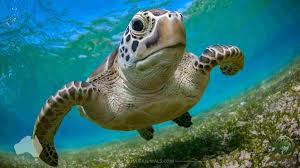
#> input picture turtle.jpg, 300 x 168 px, given in place of the camera
$ python live.py
#> lines starting #> are read from the running program, lines starting #| are printed output that depends on the picture; after the words box and inside, x2 and y2 are one past the last pixel; in counts of white or black regions, pixels touching at a corner belong together
import cv2
import numpy as np
from skimage.segmentation import slic
from skimage.color import label2rgb

def live_slic_with_contour_edges(camera_index=0, num_segments=200, compactness=5,
                                  canny_thresh1=50, canny_thresh2=150):
#> called with camera_index = 0, num_segments = 200, compactness = 5, canny_thresh1 = 50, canny_thresh2 = 150
    cap = cv2.VideoCapture(camera_index)
    if not cap.isOpened():
        print("Error: Could not open camera.")
        return

    print("Press 'q' to quit.")
    while True:
        ret, frame = cap.read()
#> frame is the input picture: shape (168, 300, 3); mean B, G, R 111.5, 114.5, 55.1
        if not ret:
            print("Error: Can't receive frame.")
            break

        frame = cv2.resize(frame, (640, 480))
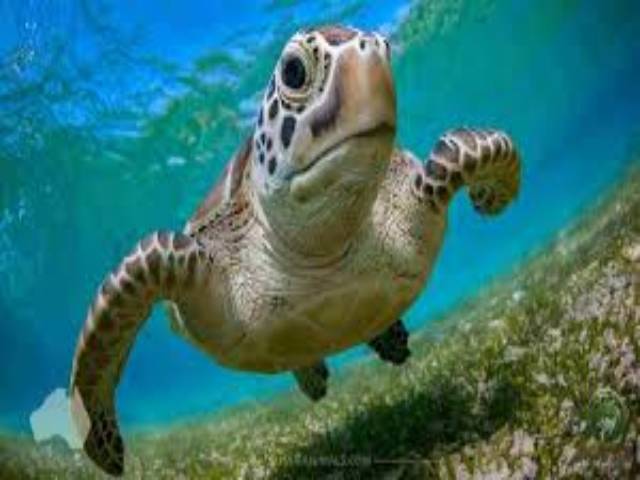
#> frame: shape (480, 640, 3); mean B, G, R 111.3, 114.4, 55
        frame_rgb = cv2.cvtColor(frame, cv2.COLOR_BGR2RGB)

        segments = slic(frame_rgb, n_segments=num_segments, compactness=compactness, start_label=1)
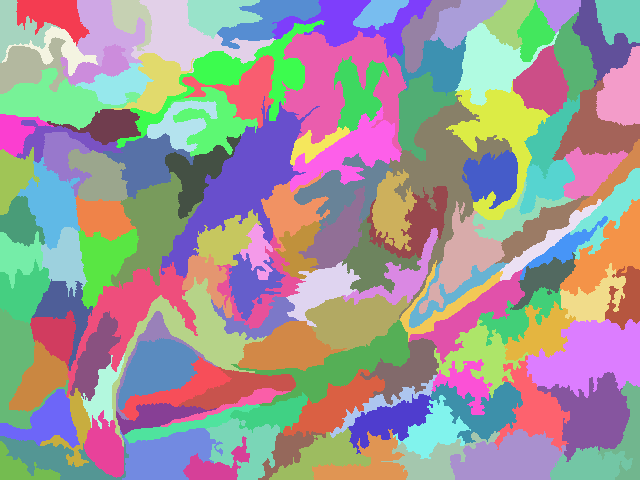
#> segments: shape (480, 640) int64; 136 distinct labels, from 1 to 136; one colour per label, 0 black
        segmented_img = label2rgb(segments, image=frame_rgb, kind='avg')
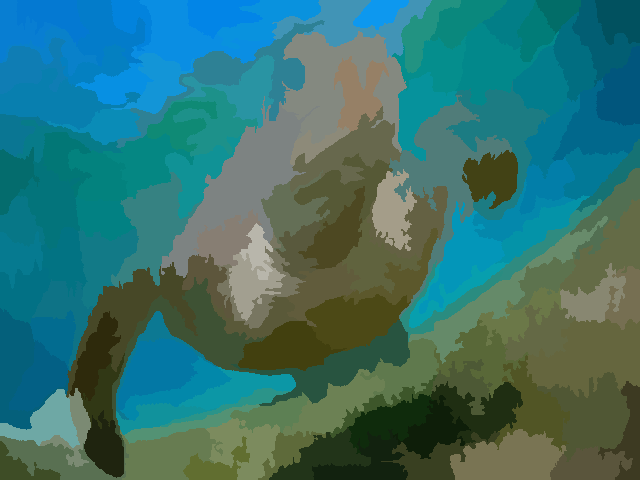
#> segmented_img: shape (480, 640, 3); mean R, G, B 54.5, 113.9, 110.8
        segmented_bgr = cv2.cvtColor(segmented_img, cv2.COLOR_RGB2BGR).astype(np.uint8)
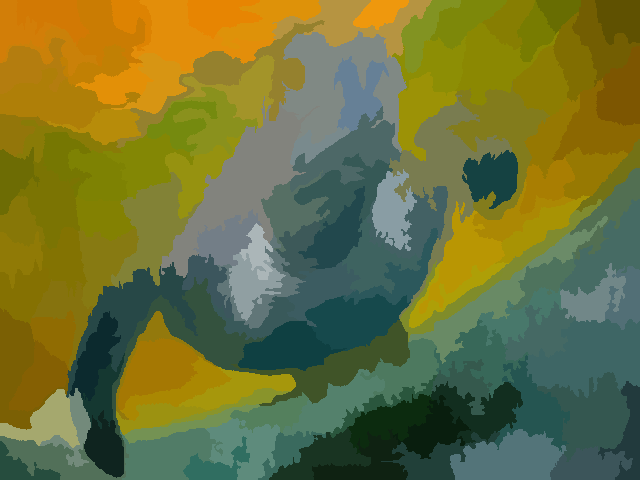
#> segmented_bgr: shape (480, 640, 3); mean R, G, B 110.8, 113.9, 54.5

        gray = cv2.cvtColor(frame, cv2.COLOR_BGR2GRAY)
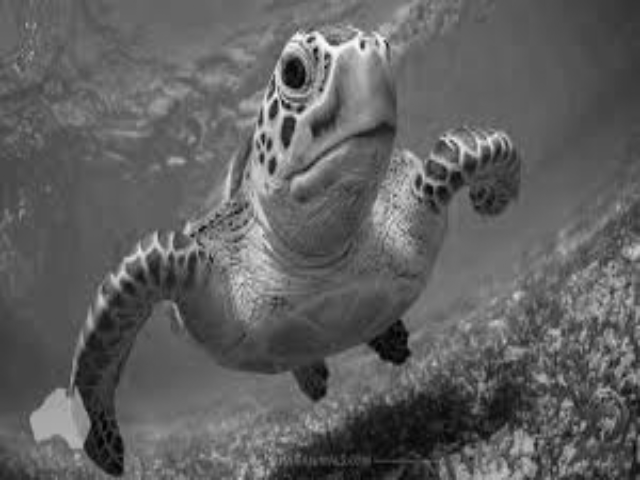
#> gray: shape (480, 640); min 1, max 252, mean 96.3
        edges = cv2.Canny(gray, canny_thresh1, canny_thresh2)
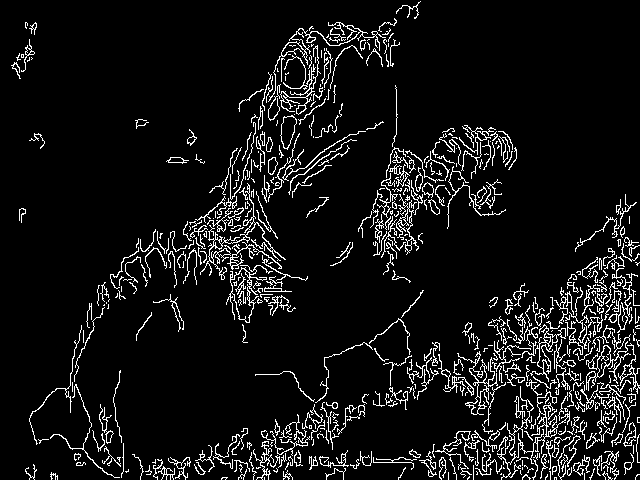
#> edges: shape (480, 640); 7.8% white in thin lines or dots

        contours, _ = cv2.findContours(edges, cv2.RETR_EXTERNAL, cv2.CHAIN_APPROX_SIMPLE)
#> contours = 544 contours, 447 with area under 20; largest, box (x1, y1, x2, y2) and area: (226, 265, 273, 323) 814, (586, 341, 631, 391) 382, (530, 324, 566, 382) 363, (280, 115, 297, 150) 348, (268, 22, 386, 102) 321

        cv2.drawContours(segmented_bgr, contours, -1, (0, 0, 0), 1, lineType=cv2.LINE_AA)
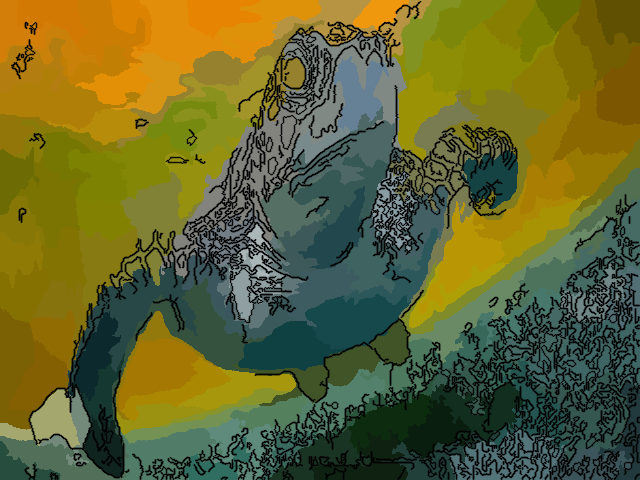
#> segmented_bgr: shape (480, 640, 3); 19.49% of pixels changed, all inside (x1, y1, x2, y2) = (11, 1, 640, 480)

        cv2.imshow('SLIC Superpixels with Black Contour Edges', segmented_bgr)

        if cv2.waitKey(1) & 0xFF == ord('q'):
#> (key q is pressed here)
            break

    cap.release()
    cv2.destroyAllWindows()

if __name__ == "__main__":
    live_slic_with_contour_edges()
